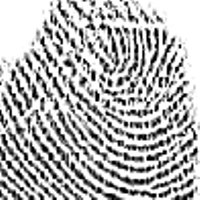
#> input picture images-dataset/sub1/11.jpg, 200 x 200 px
$ python image_recognize.py
#> lines starting #> are read from the running program, lines starting #| are printed output that depends on the picture
import cv2
import numpy as np

original = cv2.imread("./images-dataset/sub1/11.jpg")
#> original is the input picture: shape (200, 200, 3); min 0, max 255, mean 177.9
image_to_compare = cv2.imread("./images-dataset/sub6/65.jpg")
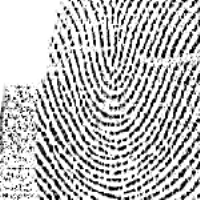
#> input picture images-dataset/sub6/65.jpg, 200 x 200 px
#> image_to_compare is the input picture: shape (200, 200, 3); min 0, max 255, mean 186.8

# 1) Check if 2 images are equals
print(image_to_compare)
#> (printed output is left out)

if original.shape == image_to_compare.shape:
    print('Las imagenes tiene el mismo tamaño y canal')
    difference = cv2.subtract(original, image_to_compare)
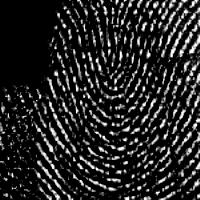
#> difference: shape (200, 200, 3); min 0, max 255, mean 38.3
    b, g, r = cv2.split(difference)
    print(cv2.countNonZero(b))
#| 16243
    if (cv2.countNonZero(b) == 0 and cv2.countNonZero(g) == 0 and cv2.countNonZero(r) == 0):
        print('Las imagenes son completamente iguales')
    else:
        print('Las imagenes no son iguales')

# 2) Check la similitud de las dos imagenes
shift = cv2.xfeatures2d.SIFT_create()
kp_1, desc_1 = shift.detectAndCompute(original, None)
#> kp_1 = 1254 keypoints; strongest (x, y, size): (140, 91, 3), (164, 152, 2.9), (110, 83, 3.6), (181, 76, 3.1)
kp_2, desc_2 = shift.detectAndCompute(image_to_compare, None)
#> kp_2 = 1682 keypoints; strongest (x, y, size): (107, 172, 2.5), (95, 176, 2.8), (84, 97, 1.9), (144, 176, 2.3)

print("Keypoints 1st image", str(len(kp_1)))
#| Keypoints 1st image 1254
print("Keypoints 2st image", str(len(kp_2)))
#| Keypoints 2st image 1682

index_params = dict(algorithm=0, trees=5)
search_params = dict()

flann = cv2.FlannBasedMatcher(index_params, search_params)
matches = flann.knnMatch(desc_1, desc_2, k=2)
#> matches = 1254 matches

good_points = []
for m, n in matches:
    if m.distance < 0.6*n.distance:
        good_points.append(m)
#> after the loop, good_points = []

number_keypoints = 0
if (len(kp_1) <= len(kp_2)):
    number_keypoints = len(kp_1)
#> number_keypoints = 1254
else:
    number_keypoints = len(kp_2)

print("GOOD matches",len(good_points))
#| GOOD matches 0
print("Que tan bueno es el match", len(good_points) / number_keypoints * 100, "%")
#| Que tan bueno es el match 0.0 %

result = cv2.drawMatches(original, kp_1, image_to_compare, kp_2, good_points, None)
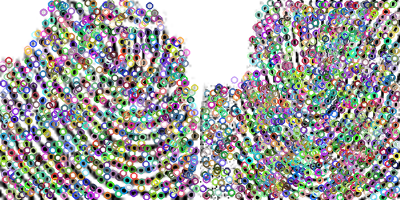
#> result: shape (200, 400, 3); mean B, G, R 159.4, 160.1, 159.8

print('result')
print(type(result))
#| <class 'numpy.ndarray'>

cv2.imshow("Result", cv2.resize(result, None, fx = 0.4, fy=0.4))
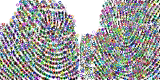
#> window 'Result': shape (80, 160, 3); mean B, G, R 159.3, 160.1, 159.7
cv2.imwrite("Feature_matching.jpg", result)

cv2.imshow("Original", original)
cv2.imshow("Duplicate", image_to_compare)
cv2.waitKey(0)
cv2.destroyAllWindows()
